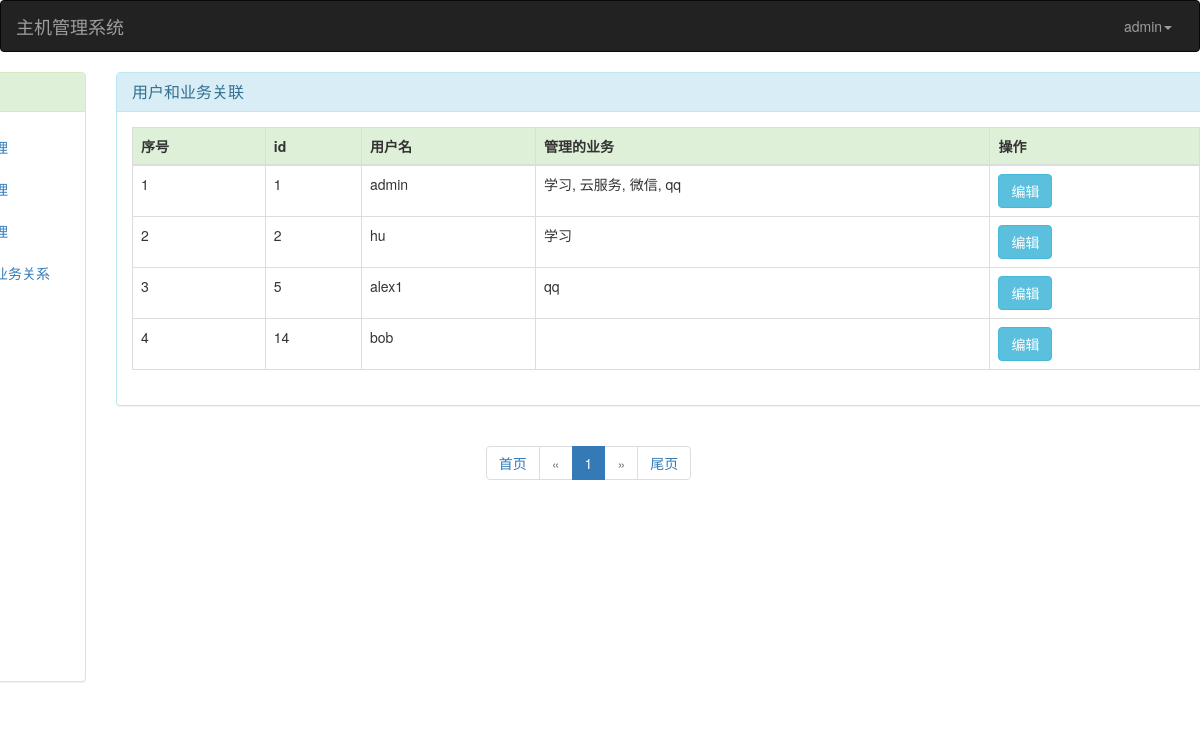
The page /user_service_list/ (signed in) on the database its author committed.
### app01/models.py (models this page shows)
class User(models.Model):
    id = models.AutoField(primary_key=True)
    username=models.CharField(max_length=32,unique=True)
    password=models.CharField(max_length=32)
    services=models.ManyToManyField(to="Service",related_name="user")

class Service(models.Model):
    id = models.AutoField(primary_key=True)
    name=models.CharField(max_length=32,unique=True)

### app01/views.py (the view)
# urls.py: url(r'^user_service_list/$',views.user_service_list),
@login_check
def user_service_list(request):
    current_user = request.session.get("user", None)
    user=models.User.objects.all()
    total_count=user.count()
    current_page=request.GET.get("page")
    page_obj=mypage.MyPage(current_page,total_count,url_prefix="user_service_list")
    range = user[page_obj.start:page_obj.end]  # 从开始到结束
    page_html = page_obj.page_html()
    page_num = page_obj.num()
    return render(request, ".//user_service/user_service_list.html", {"user":range,"v":current_user,"page_html":page_html,"num":page_num})

### app01/mypage.py (called while the page is built)
    @property
    def start(self):
        return (self.current_page - 1) * self.per_page

    @property
    def end(self):
        return self.current_page * self.per_page

    def num(self):
        return (self.current_page-1)*self.per_page

### app01/views.py (called while the page is built)
def login_check(func):
    @wraps(func)
    def inner(request, *args, **kwargs):
        next_url = request.path_info
        if request.session.get('user'):
            return func(request, *args, **kwargs)
        else:
            return redirect("/login/?next_url={}".format(next_url))
    return inner

### templates/user_service/user_service_list.html (shortened to what this page needs)
{% extends "mother.html" %}
{% block page-css %}
    <link rel="stylesheet" href="/static/bootstrap-3.3.7/css/bootstrap.min.css">
    <link rel="stylesheet" href="/static/user.css">
{% endblock %}
{% block page-main %}
    <div class="col-md-10">
        <div class="panel panel-info" id="show_user">
            <div class="panel-heading">
                <h3 class="panel-title">用户和业务关联</h3>
            </div>
            <div class="panel-body">
                <table class="table table-hover table-bordered">
                    <thead>
                    <tr class="success">
                        <th>序号</th>
                        <th>id</th>
                        <th>用户名</th>
                        <th>管理的业务</th>
                        <th>操作</th>
                    </tr>
                    </thead>
                    {% for user in user %}
                        <tr>
                            <td>{{ forloop.counter }}</td>
                            <td>{{ user.id }}</td>
                            <td>{{ user.username }}</td>
                            <td>{% for service in user.services.all %}
                                 {% if forloop.last %}
                                     {{ service.name }}
                                 {% else %}
                                      {{ service.name }},
                                {% endif %}
                            {% endfor %}</td>
                            <td>
                                <a href="/edit_user_service/{{ user.id }}" class="btn btn-info">编辑</a>
                            </td>
                        </tr>
                    {% endfor %}
                </table>
            </div>
        </div>
    {{ page_html|safe }}
    </div>
{% endblock %}

### templates/nav.html (shortened to what this page needs)
<!DOCTYPE html>
<html lang="en">
<head>
</head>
<body>
<nav class="navbar navbar-inverse">
    <div class="container-fluid">
        <div class="navbar-header">
            <a class="navbar-brand" href="#">主机管理系统</a>
        </div>
        <ul class="nav navbar-nav navbar-right">
            <li class="dropdown">
                <a style="width: 90px;height: 40px" href="#" class="dropdown-toggle" data-toggle="dropdown"
                   role="button" aria-haspopup="true" aria-expanded="false">{{ v }}<span class="caret"></span></a>
            </li>
        </ul>
    </div>
</nav>
</body>
</html>

### static/user.css (style rules this page uses)
#show_user { float: left; width: 1100px; }

### rows shown on the page
User: username "admin", id "1"
Service: name "学习"
Service: name "云服务"
Service: name "微信"
Service: name "qq"
User: id "2", username "hu"
User: id "5", username "alex1"
User: id "14", username "bob"

### other values the page prints
{{ page_html|safe }} "首页 « 1 » 尾页"
